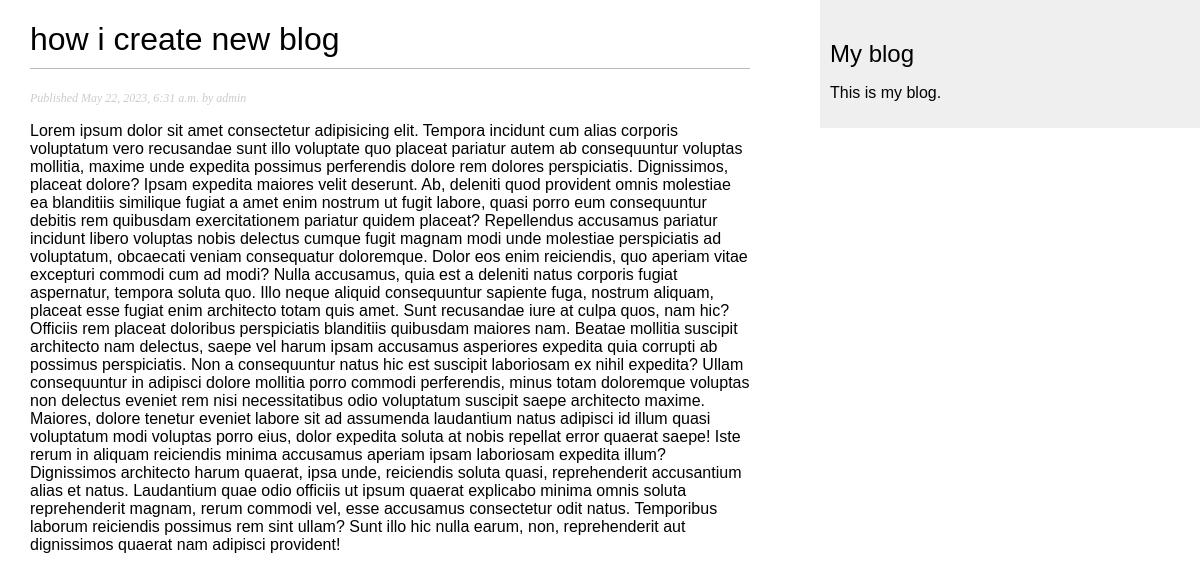
Page /blog/2023/5/22/how-i-create-new-blog/ on the committed database.
### blog/models.py (models this page shows, shortened)
class Post(models.Model):
    STATUS_CHOICES = (
        ('draft','Draft'),
        ('published','Published'),
    )
    title = models.CharField(max_length=250)
    slug = models.SlugField(max_length=250,unique_for_date='publish')
    author = models.ForeignKey(User,on_delete=models.CASCADE,related_name='blog_posts')
    body = models.TextField()
    publish = models.DateTimeField(default=timezone.now)
    created = models.DateTimeField(auto_now_add=True)
    updated = models.DateTimeField(auto_now=True)
    status = models.CharField(max_length=10,choices=STATUS_CHOICES,default='draft')
    objects = models.Manager()     #The default manager
    published = PublishedManager() #Our custom manager
    class Meta:
        ordering = ('-publish',)

### blog/views.py (the view)
def post_detail(request,year,month,day,post):
    post = get_object_or_404(Post,
                             slug = post ,
                             status = 'published',
                             publish__year = year,
                             publish__month = month,
                             publish__day = day)
    return render(request,'blog/post/detail.html',{'post':post})

### blog/templates/blog/post/detail.html (shortened to what this page needs)
{% extends "blog/base.html" %}
{% block  content %}
    <h1>{{post.title}}</h1>
    <p class="date">
        Published {{ post.publish }} by {{post.author}}
    </p>
    {{post.body|linebreaks}}
{% endblock %}

### blog/static/css/blog.css (style rules this page uses)
body { margin:0; padding:0; font-family:helvetica, sans-serif; }
h1 { font-weight:normal; border-bottom:1px solid #bbb; padding:0 0 10px 0; }
p.date { color:#ccc; font-family: georgia, serif; font-size: 12px; font-style: italic; }

### rows in the picture
Post: title "how i create new blog", publish "May 22, 2023, 6:31 a.m.", author "admin", body "Lorem ipsum dolor sit amet consectetur adipisicing elit. Tempora incidunt cum alias corporis voluptatum vero recusandae sunt illo voluptate quo placeat pariatur autem ab consequuntur voluptas mollitia, maxime unde expedita possimus perferendis dolore rem dolores perspiciatis. Dignissimos, placeat dolore? Ipsam expedita maiores velit deserunt. Ab, deleniti quod provident omnis molestiae ea blanditiis similique fugiat a amet enim nostrum ut fugit labore, quasi porro eum consequuntur debitis rem quibusdam exercitationem pariatur quidem placeat? Repellendus accusamus pariatur incidunt libero voluptas nobis delectus cumque fugit magnam modi unde molestiae perspiciatis ad voluptatum, obcaecati…"
